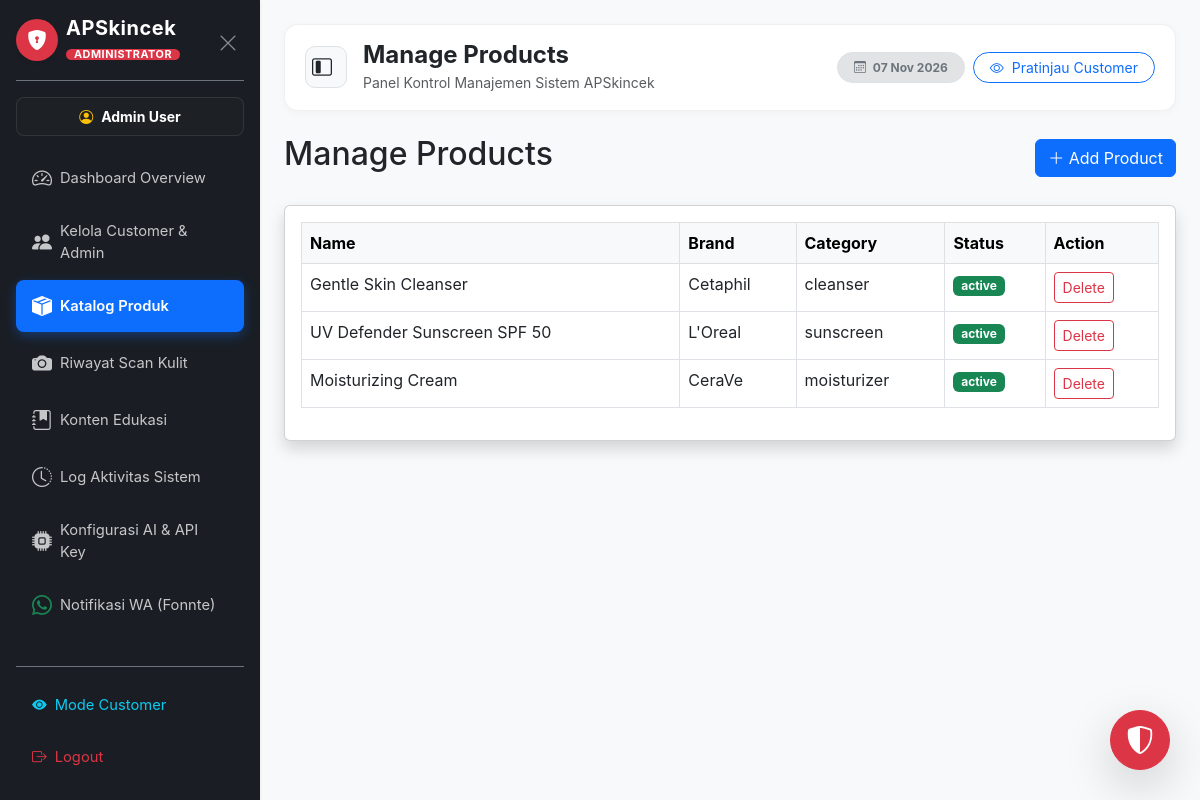
Page /APSkincek/SkinCheck/public/admin/products (signed in) on the committed database.
### tables this page shows
CREATE TABLE products (
    id INT AUTO_INCREMENT PRIMARY KEY,
    name VARCHAR(255) NOT NULL,
    brand VARCHAR(255) NOT NULL,
    category VARCHAR(100) NOT NULL,
    description TEXT,
    status ENUM('active', 'inactive') DEFAULT 'active',
    created_at TIMESTAMP DEFAULT CURRENT_TIMESTAMP,
    updated_at TIMESTAMP DEFAULT CURRENT_TIMESTAMP ON UPDATE CURRENT_TIMESTAMP
);

### app/controllers/AdminController.php (called while the page is built, shortened)
<?php
class AdminController extends Controller {
    public function products() {
        $productModel = $this->model('Product');
        $products = $productModel->getAll();
        $this->view('admin/products', ['title' => 'Manage Products', 'products' => $products]);
    }
}

### public/index.php (called while the page is built, shortened)
<?php
require_once __DIR__ . '/../app/controllers/Controller.php';
require_once __DIR__ . '/../routes/web.php';

### app/models/Product.php (called while the page is built, shortened)
<?php
class Product {
    private $db;
    public function __construct($db) {
        $this->db = $db;
    }
    public function getAll() {
        $stmt = $this->db->prepare("SELECT * FROM products ORDER BY created_at DESC");
        $stmt->execute();
        return $stmt->fetchAll(PDO::FETCH_ASSOC);
    }
}

### app/views/admin/products.php (the view, shortened to what this page needs)
<?php require_once '../app/views/layouts/admin_header.php'; ?>
<div class="d-flex justify-content-between align-items-center mb-4">
    <h2>Manage Products</h2>
    <button class="btn btn-primary" data-bs-toggle="modal" data-bs-target="#addProductModal"><i class="bi bi-plus-lg"></i> Add Product</button>
</div>
<div class="card shadow mb-4">
    <div class="card-body">
        <div class="table-responsive">
            <table class="table table-bordered table-hover">
                <thead class="table-light">
                    <tr>
                        <th>Name</th>
                        <th>Brand</th>
                        <th>Category</th>
                        <th>Status</th>
                        <th>Action</th>
                    </tr>
                </thead>
                <tbody>
                    <?php if (!empty($products)): ?>
                        <?php foreach ($products as $p): ?>
                            <tr>
                                <td><?= htmlspecialchars($p['name']) ?></td>
                                <td><?= htmlspecialchars($p['brand']) ?></td>
                                <td><?= htmlspecialchars($p['category']) ?></td>
                                <td><span class="badge <?= $p['status'] === 'active' ? 'bg-success' : 'bg-secondary' ?>"><?= $p['status'] ?></span></td>
                                <td>
                                    <form action="/APSkincek/SkinCheck/public/admin/products/delete" method="POST" class="d-inline" onsubmit="return confirm('Delete this product?');">
                                        <button type="submit" class="btn btn-sm btn-outline-danger">Delete</button>
                                    </form>
                                </td>
                            </tr>
                        <?php endforeach; ?>
                    <?php else: ?>
                        <tr><td colspan="5" class="text-center">No products found</td></tr>
                    <?php endif; ?>
                </tbody>
            </table>
        </div>
    </div>
</div>
<?php require_once '../app/views/layouts/admin_footer.php'; ?>

### app/views/layouts/admin_header.php (style rules this page uses)
body { font-family: 'Inter', system-ui, -apple-system, sans-serif; background-color: #f4f6f9; }

### rows in the picture
products: name "Gentle Skin Cleanser", brand "Cetaphil", category "cleanser", status "active"
products: name "UV Defender Sunscreen SPF 50", brand "L'Oreal", category "sunscreen", status "active"
products: name "Moisturizing Cream", brand "CeraVe", category "moisturizer", status "active"

### other values in the picture
$_SESSION['user_name'] "Admin User"
$title "Manage Products"
